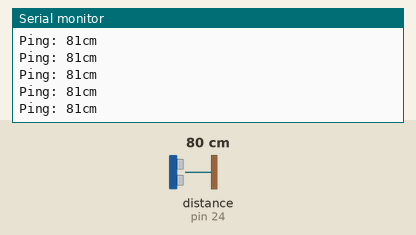
The sketch below on a simulated Arduino Mega 2560, built with avr-gcc and run on an emulated ATmega2560. Shown: the last lines printed to the serial monitor. The inputs (shaded band) are chosen by the test bench; at power-on: distance to the obstacle (sensor on pin 24) 80 cm. The echo pulse lasts 58.3 µs per cm.

Above: at 1.2 s.
1.3 s: distance to the obstacle (sensor on pin 24) set to 2 cm
At 1.34 s:
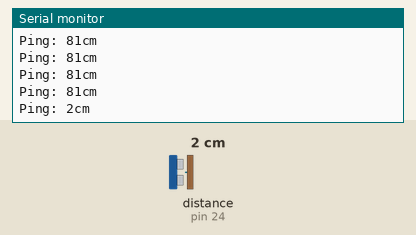
2.8 s: distance to the obstacle (sensor on pin 24) set to 60 cm
At 2.87 s:
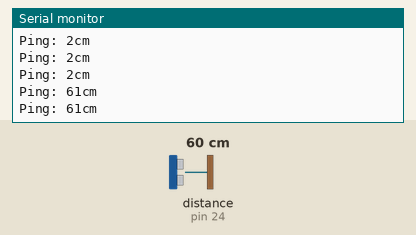
Timing chart, 0 to 5.8 s (numbered marks = the images above; inputs shaded):
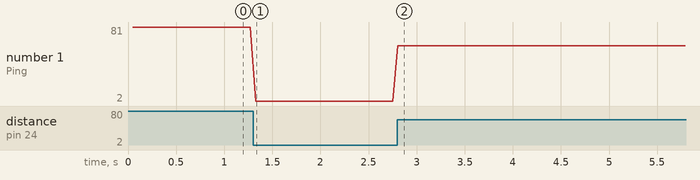

The sketch:

ultrasonic.ino
```cpp
#include <NewPing.h>


#define TRIGGER_PIN  22
#define ECHO_PIN     24

#define MAX_DISTANCE 200


NewPing sonar(TRIGGER_PIN, ECHO_PIN, MAX_DISTANCE);


void setup() {
  Serial.begin(9600);
}


void loop() {
  delay(50);
  Serial.print("Ping: ");
  Serial.print(sonar.ping_cm());
  Serial.println("cm");
}
```

Measured:
- after the input at 1.3 s, the serial monitor: prints a new line at once (image 1)
- after the input at 2.8 s, the serial monitor: prints a new line at once (image 2)
- plotted number 1: 81 → 2 after the input at 1.3 s, 2 → 61 after the input at 2.8 s
